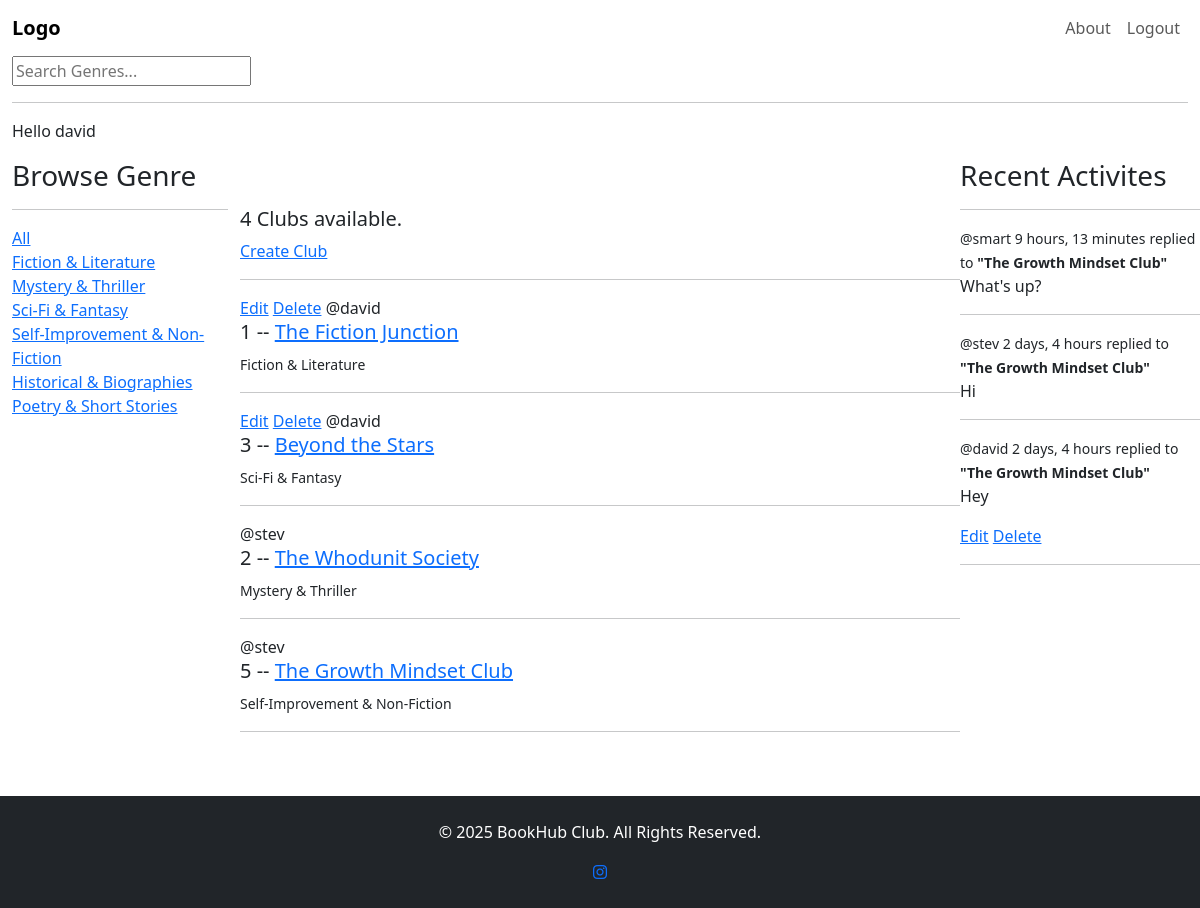
The app's page / (signed in) with its own data.
### base/models.py (models this page shows, shortened)
class Genre(models.Model):
    name = models.CharField(max_length=200)

class Club(models.Model):
    host = models.ForeignKey(User, on_delete=models.SET_NULL, null=True)
    genre = models.ForeignKey(Genre, on_delete=models.SET_NULL, null=True)
    name = models.CharField(max_length=200)
    description = models.TextField(null=True, blank=True)
    rules = models.TextField(null=True, blank=True)
    participants = models.ManyToManyField(User, related_name='participants', blank=True)
    updated = models.DateTimeField(auto_now=True)
    created = models.DateTimeField(auto_now_add=True)
    class Meta:
        ordering = ['-updated', '-created']
    def __str__(self):
        return self.name

class Message(models.Model):
    user = models.ForeignKey(User, on_delete=models.CASCADE)
    club = models.ForeignKey(Club, on_delete=models.CASCADE)
    body = models.TextField()
    updated = models.DateTimeField(auto_now=True)
    created = models.DateTimeField(auto_now_add=True)
    class Meta:
        ordering = ['-updated', '-created']
    def __str__(self):
        return self.body[0:50]

### base/views.py (the view)
# urls.py: path('', views.home, name='home'),
def home(request):
    q = request.GET.get('q') if request.GET.get('q') != None else ''
    clubs = Club.objects.filter(
        Q(genre__name__icontains=q) |
        Q(name__icontains=q) |
        Q(description__icontains=q)
    )
    genres = Genre.objects.all()
    club_count = clubs.count()
    club_messages = Message.objects.all()
    context = {"clubs": clubs, 'genres': genres, 'club_count': club_count, 'club_messages': club_messages}
    return render(request, 'base/home.html', context)

### base/templates/base/home.html (shortened to what this page needs)
{% extends 'main.html' %}
{% block content %}
<div class="home-container">
    <section id="browse">
        <div class="container">
            <h3>Browse Genre</h3>
            <hr>
            <div>
                <a href="{% url 'home' %}">All</a>
            </div>
            <div>
                {% for genre in genres %}
                <div>
                    <a href="{% url 'home' %}?q={{genre.name}}">{{genre.name}}</a>
                </div>
                {% endfor %}
            </div>
        </div>
    </section>
        <section id="clublist" class="py-5">
            <div>
                {% if club_count > 1 %}
                <h5>{{club_count}} Clubs available.</h5>
                {% else %}
                <h5>{{club_count}} Club available.</h5>
                {% endif %}
                <a href="{% url 'create-club' %}">Create Club</a>
                <hr>
                <div>
                    {% for club in clubs %}
                    <div>
                        {% if request.user == club.host %}
                        <a href="{% url 'update-club' club.id %}">Edit</a>
                        <a href="{% url 'delete-club' club.id %}">Delete</a>
                        {% endif %}
                        <span>@{{club.host.username}}</span>
                        <h5>{{club.id}} -- <a href="{% url 'club' club.id %}">{{club.name}}</a></h5>
                        <small>{{club.genre.name}}</small>
                        <hr>
                    </div>
                    {% endfor %}
                </div>
            </div>
        </section>
        <section id="activities">
            <div>
                <h3>Recent Activites</h3>
                <hr>
                {% for message in club_messages %}
                <small>@{{message.user}} {{message.created|timesince}}</small>
                <small>replied to <b>"{{message.club}}"</b></small>
                <p>{{message}}</p>
                {% if request.user == message.user %}
                <a href="{% url 'update-message' message.id %}">Edit</a>
                <a href="{% url 'delete-message' message.id %}">Delete</a>
                {% endif %}
                <hr>
                {% endfor %}
            </div>
        </section>
    </div>
    <footer class="py-4 bg-dark text-white text-center">
        <div class="container">
            <p>&copy; 2025 BookHub Club. All Rights Reserved.</p>
            <a href="https://instagram.com/ola_da.vid?igshid=OGY3MTU30GY1Mw==" target="_blank" class="social-icon"><i class="fa-brands fa-instagram"></i></a>
        </div>
    </footer>
{% endblock content %}

### templates/navbar.html (shortened to what this page needs)
<nav class="navbar navbar-expand-lg bg-transparent">
    <div class="container-fluid">
        <a class="navbar-brand" style="font-weight: bold;" href="/">Logo</a>
        <div class="collapse navbar-collapse" id="navbarNav">
            <ul class="navbar-nav ms-auto">
                <li class="nav-item">
                    <a class="nav-link" href="#about">About</a>
                </li>
                <li class="nav-item">
                    {% if request.user.is_authenticated %}
                    <a class="nav-link" href="{% url 'logout' %}">Logout</a>
                    {% else %}
                    <a class="nav-link" href="{% url 'login' %}">Login</a>
                    {% endif %}
                </li>
            </ul>
        </div>
    </div>
</nav>
<div class="container-fluid">
    <form action="{% url 'home' %}" method="GET">
        <input type="text" name="q" placeholder="Search Genres...">
    </form>
    <hr>
    {% if request.user.is_authenticated %}
    <p>Hello {{request.user}}</p>
    {% endif %}
</div>

### base/templates/base/home.html (style rules this page uses)
.home-container { display: grid; grid-template-columns: 1fr 3fr 1fr; }

### records on screen
Genre: name "Fiction & Literature"
Genre: name "Mystery & Thriller"
Genre: name "Sci-Fi & Fantasy"
Genre: name "Self-Improvement & Non-Fiction"
Genre: name "Historical & Biographies"
Genre: name "Poetry & Short Stories"
Club: shows "Edit", host.username "david", id "1", name "The Fiction Junction", genre.name "Fiction & Literature"
Club: shows "Edit", host.username "david", id "3", name "Beyond the Stars", genre.name "Sci-Fi & Fantasy"
Club: host.username "stev", id "2", name "The Whodunit Society", genre.name "Mystery & Thriller"
Club: host.username "stev", id "5", name "The Growth Mindset Club", genre.name "Self-Improvement & Non-Fiction"
Message: user "smart", created "9 hours, 13 minutes", club "The Growth Mindset Club", body "What's up?"
Message: user "stev", created "2 days, 4 hours", club "The Growth Mindset Club", body "Hi"
Message: user "david", created "2 days, 4 hours", club "The Growth Mindset Club", body "Hey", shows "Edit"

### other values on screen
{{ request.user }} "david"
{{ club_count }} "4"
